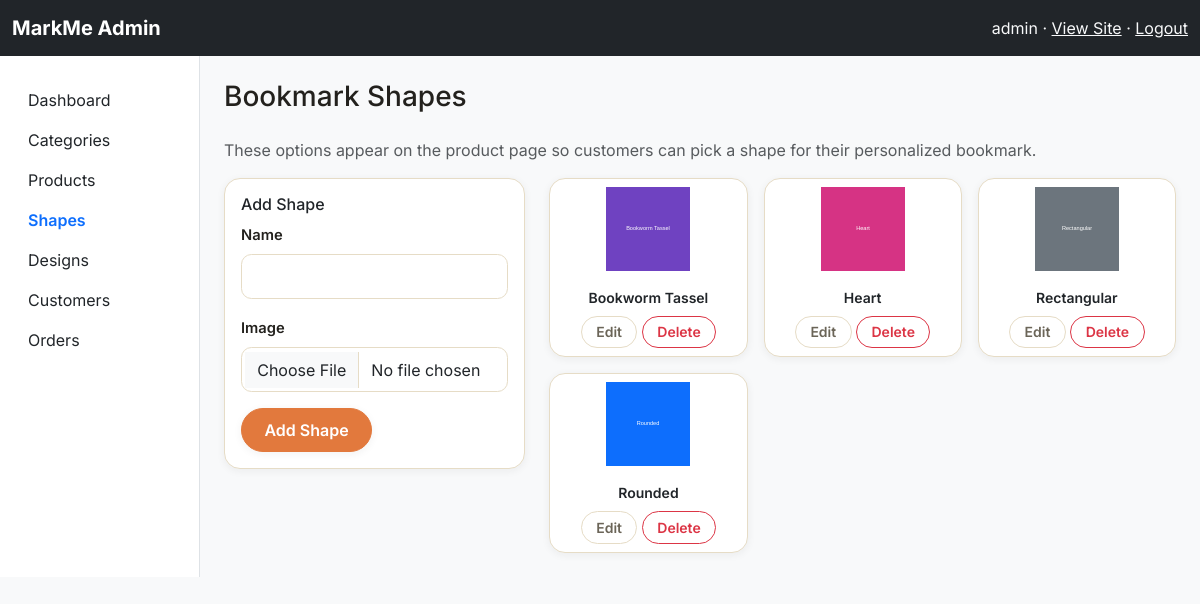
Page /admin/shapes.php (signed in) on the committed database.
### tables this page shows
CREATE TABLE shapes (
    shape_id        INT UNSIGNED AUTO_INCREMENT PRIMARY KEY,
    name            VARCHAR(100) NOT NULL UNIQUE,
    image_path      VARCHAR(255) NOT NULL,
    created_at      TIMESTAMP    NOT NULL DEFAULT CURRENT_TIMESTAMP
);

### includes/functions.php (called while the page is built, shortened)
<?php
require_once __DIR__ . '/../config/db.php';
function e(?string $value): string
{
    return htmlspecialchars($value ?? '', ENT_QUOTES, 'UTF-8');
}

### config/db.php (called while the page is built, shortened)
<?php
function db(): PDO
{
    static $pdo = null;
    if ($pdo === null) {
        $dsn = 'mysql:host=' . DB_HOST . ';dbname=' . DB_NAME . ';charset=' . DB_CHARSET;
        $pdo = new PDO($dsn, DB_USER, DB_PASS, [
            PDO::ATTR_ERRMODE => PDO::ERRMODE_EXCEPTION,
            PDO::ATTR_DEFAULT_FETCH_MODE => PDO::FETCH_ASSOC,
            PDO::ATTR_EMULATE_PREPARES => false,
        ]);
    }
    return $pdo;
}

### admin/shapes.php (the view, shortened to what this page needs)
<?php
require __DIR__ . '/includes/admin_header.php';
$editing = null;
$shapes = db()->query('SELECT * FROM shapes ORDER BY name')->fetchAll();
?>
<h1 class="h3 mb-4">Bookmark Shapes</h1>
<p class="text-muted">These options appear on the product page so customers can pick a shape for their personalized bookmark.</p>
<div class="row g-4">
    <div class="col-md-4">
        <div class="card">
            <div class="card-body">
                <h2 class="h6"><?= $editing ? 'Edit Shape' : 'Add Shape' ?></h2>
                <form method="post" action="<?= BASE_URL ?>/admin/shape_save.php" enctype="multipart/form-data">
                    <div class="mb-3">
                        <label class="form-label">Name</label>
                        <input type="text" name="name" class="form-control" value="<?= e($editing['name'] ?? '') ?>" required>
                    </div>
                    <div class="mb-3">
                        <label class="form-label">Image</label>
                        <input type="file" name="image" class="form-control" accept=".jpg,.jpeg,.png,.webp" <?= $editing ? '' : 'required' ?>>
                    </div>
                    <button type="submit" class="btn btn-primary"><?= $editing ? 'Save Changes' : 'Add Shape' ?></button>
                </form>
            </div>
        </div>
    </div>
    <div class="col-md-8">
        <div class="row row-cols-2 row-cols-md-3 g-3">
            <?php foreach ($shapes as $shape): ?>
                <div class="col">
                    <div class="card h-100 text-center">
                        <img src="<?= BASE_URL ?>/uploads/shapes/<?= e($shape['image_path']) ?>" class="card-img-top p-2" style="height:100px;object-fit:contain;">
                        <div class="card-body p-2">
                            <div class="small fw-semibold"><?= e($shape['name']) ?></div>
                            <div class="mt-2">
                                <a href="<?= BASE_URL ?>/admin/shapes.php?edit=<?= (int)$shape['shape_id'] ?>" class="btn btn-sm btn-outline-secondary">Edit</a>
                                <form method="post" action="<?= BASE_URL ?>/admin/shape_delete.php" class="d-inline" onsubmit="return confirm('Delete this shape?');">
                                    <button type="submit" class="btn btn-sm btn-outline-danger">Delete</button>
                                </form>
                            </div>
                        </div>
                    </div>
                </div>
            <?php endforeach; ?>
        </div>
    </div>
</div>
<?php require __DIR__ . '/includes/admin_footer.php'; ?>

### assets/css/style.css (style rules this page uses)
:root { --ink: #23211d; --ink-soft: #6b6558; --cream: #fbf7ef; --cream-alt: #f1e9d8; --surface: #ffffff; --primary: #2f6f5e; --primary-dark: #1f4f42; --accent: #e2793d; --accent-dark: #c6612b; --gold: #d9a441; --border: #e6dcc6; --shadow-sm: 0 2px 8px rgba(35, 33, 29, 0.06); --shadow-md: 0 8px 24px rgba(35, 33, 29, 0.10); --shadow-lg: 0 16px 40px rgba(35, 33, 29, 0.14); --font-display: 'Fraunces', Georgia, serif; --font-body: 'Inter', -apple-system, BlinkMacSystemFont, 'Segoe UI', sans-serif; }
body { display: flex; flex-direction: column; min-height: 100vh; background: var(--cream); color: var(--ink); font-family: var(--font-body); }
a { color: var(--primary); }
.btn { border-radius: 999px; font-weight: 600; padding: 0.55rem 1.4rem; transition: transform 0.15s ease, box-shadow 0.15s ease; }
.btn-sm { padding: 0.3rem 0.9rem; border-radius: 999px; }
.btn-primary { --bs-btn-bg: var(--accent); --bs-btn-border-color: var(--accent); --bs-btn-hover-bg: var(--accent-dark); --bs-btn-hover-border-color: var(--accent-dark); --bs-btn-active-bg: var(--accent-dark); --bs-btn-active-border-color: var(--accent-dark); box-shadow: var(--shadow-sm); }
.btn-outline-secondary { --bs-btn-color: var(--ink-soft); --bs-btn-border-color: var(--border); --bs-btn-hover-bg: var(--ink); --bs-btn-hover-border-color: var(--ink); }
.form-control, .form-select { border-radius: 0.65rem; border-color: var(--border); padding: 0.6rem 0.95rem; background-color: var(--surface); }
.form-label { font-weight: 600; color: var(--ink); font-size: 0.92rem; }
.card { border: 1px solid var(--border); border-radius: 1rem; box-shadow: var(--shadow-sm); }
html { scroll-behavior: smooth; }

### rows in the picture
shapes: image_path (picture), name "Bookworm Tassel"
shapes: image_path (picture), name "Heart"
shapes: image_path (picture), name "Rectangular"
shapes: image_path (picture), name "Rounded"

### other values in the picture
current_user()['username'] "admin"
$label "Dashboard"
$label "Categories"
$label "Products"
$label "Shapes"
$label "Designs"
$label "Customers"
$label "Orders"
